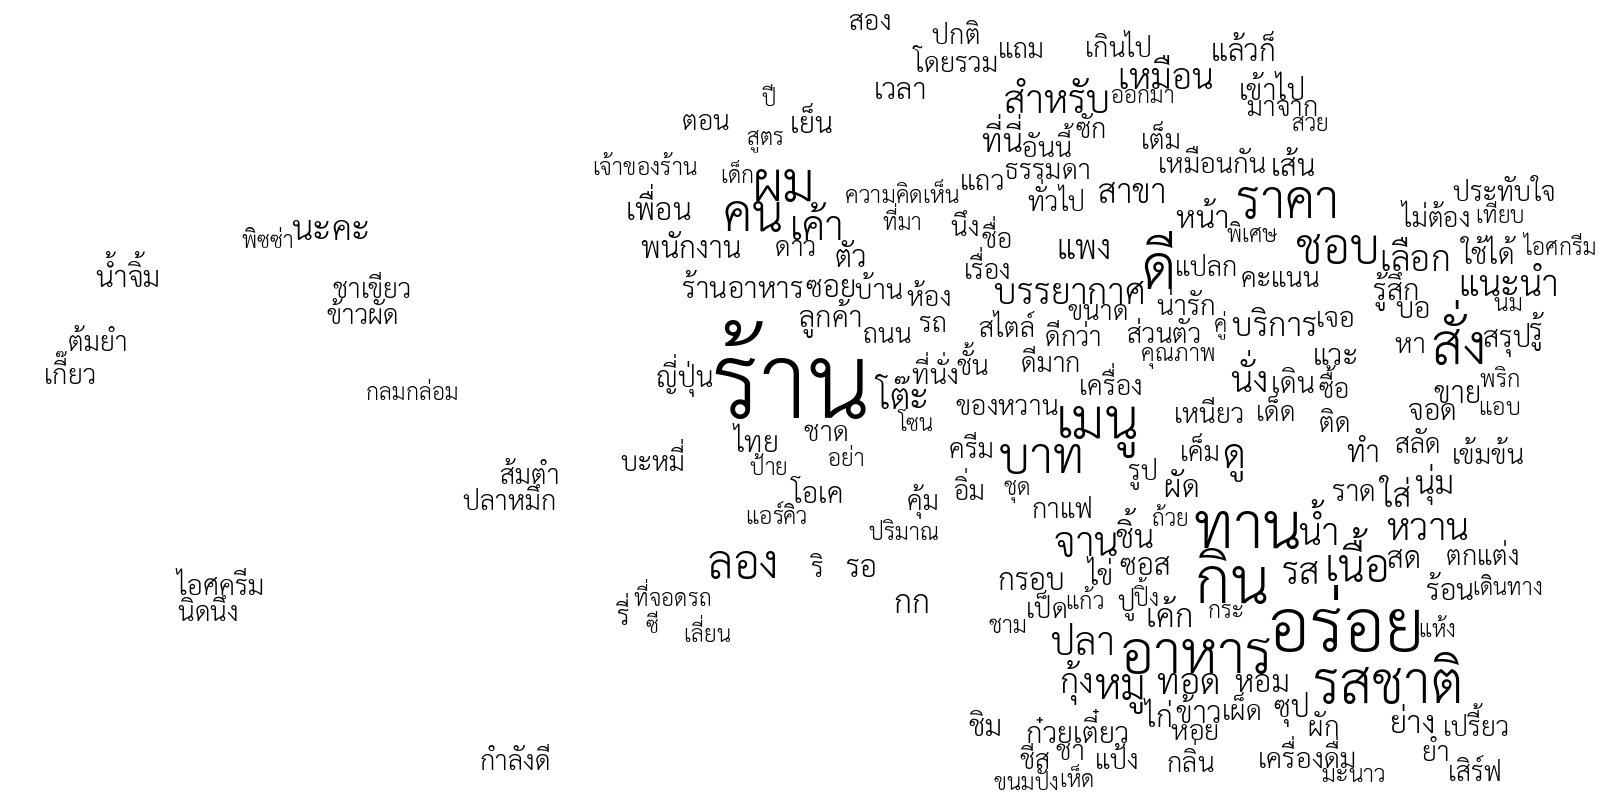

Recreate this plot in Python.
from swordcloud import SemanticWordCloud
from swordcloud.color_func import SingleColorFunc

wordcloud = SemanticWordCloud(
    language = 'TH',
    width = 1600,
    height = 800,
    max_font_size = 150,
    prefer_horizontal = 1,
    color_func = SingleColorFunc('black')
)

with open("word_frequencies.tsv", encoding="utf-8") as file:
    freq = {}
    for line in file:
        word, count = line.strip().split('\t')
        freq[word] = int(count)

wordcloud.generate_from_frequencies(freq, random_state=42)

wordcloud.to_file('generate_from_frequencies.png')
